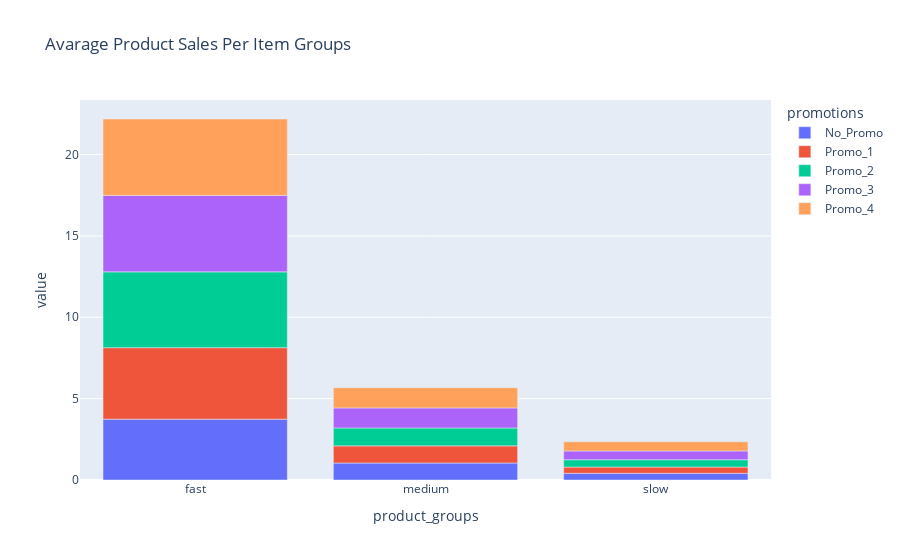

Notebook code cell kept with this figure:
### Code cell
fig = px.bar(table, x=table.index, y=table.columns, title="Avarage Product Sales Per Item Groups")
fig.show()

### Figure 1 — Plotly figure (JSON) as saved in the notebook; plotly's stock layout.template omitted (floating-point values rounded to 4 significant figures)
{"data": [{"alignmentgroup": "True", "hovertemplate": "promotions=No_Promo<br>product_groups=%{x}<br>value=%{y}<extra></extra>", "legendgroup": "No_Promo", "marker": {"color": "#636efa"}, "name": "No_Promo", "offsetgroup": "No_Promo", "orientation": "v", "showlegend": true, "textposition": "auto", "type": "bar", "x": ["fast", "medium", "slow"], "xaxis": "x", "y": [3.739, 1.043, 0.413], "yaxis": "y"}, {"alignmentgroup": "True", "hovertemplate": "promotions=Promo_1<br>product_groups=%{x}<br>value=%{y}<extra></extra>", "legendgroup": "Promo_1", "marker": {"color": "#EF553B"}, "name": "Promo_1", "offsetgroup": "Promo_1", "orientation": "v", "showlegend": true, "textposition": "auto", "type": "bar", "x": ["fast", "medium", "slow"], "xaxis": "x", "y": [4.394, 1.054, 0.3838], "yaxis": "y"}, {"alignmentgroup": "True", "hovertemplate": "promotions=Promo_2<br>product_groups=%{x}<br>value=%{y}<extra></extra>", "legendgroup": "Promo_2", "marker": {"color": "#00cc96"}, "name": "Promo_2", "offsetgroup": "Promo_2", "orientation": "v", "showlegend": true, "textposition": "auto", "type": "bar", "x": ["fast", "medium", "slow"], "xaxis": "x", "y": [4.658, 1.1, 0.4486], "yaxis": "y"}, {"alignmentgroup": "True", "hovertemplate": "promotions=Promo_3<br>product_groups=%{x}<br>value=%{y}<extra></extra>", "legendgroup": "Promo_3", "marker": {"color": "#ab63fa"}, "name": "Promo_3", "offsetgroup": "Promo_3", "orientation": "v", "showlegend": true, "textposition": "auto", "type": "bar", "x": ["fast", "medium", "slow"], "xaxis": "x", "y": [4.699, 1.233, 0.5386], "yaxis": "y"}, {"alignmentgroup": "True", "hovertemplate": "promotions=Promo_4<br>product_groups=%{x}<br>value=%{y}<extra></extra>", "legendgroup": "Promo_4", "marker": {"color": "#FFA15A"}, "name": "Promo_4", "offsetgroup": "Promo_4", "orientation": "v", "showlegend": true, "textposition": "auto", "type": "bar", "x": ["fast", "medium", "slow"], "xaxis": "x", "y": [4.697, 1.24, 0.5654], "yaxis": "y"}], "layout": {"barmode": "relative", "legend": {"title": {"text": "promotions"}, "tracegroupgap": 0}, "title": {"text": "Avarage Product Sales Per Item Groups"}, "xaxis": {"anchor": "y", "domain": [0, 1], "title": {"text": "product_groups"}}, "yaxis": {"anchor": "x", "domain": [0, 1], "title": {"text": "value"}}}}
